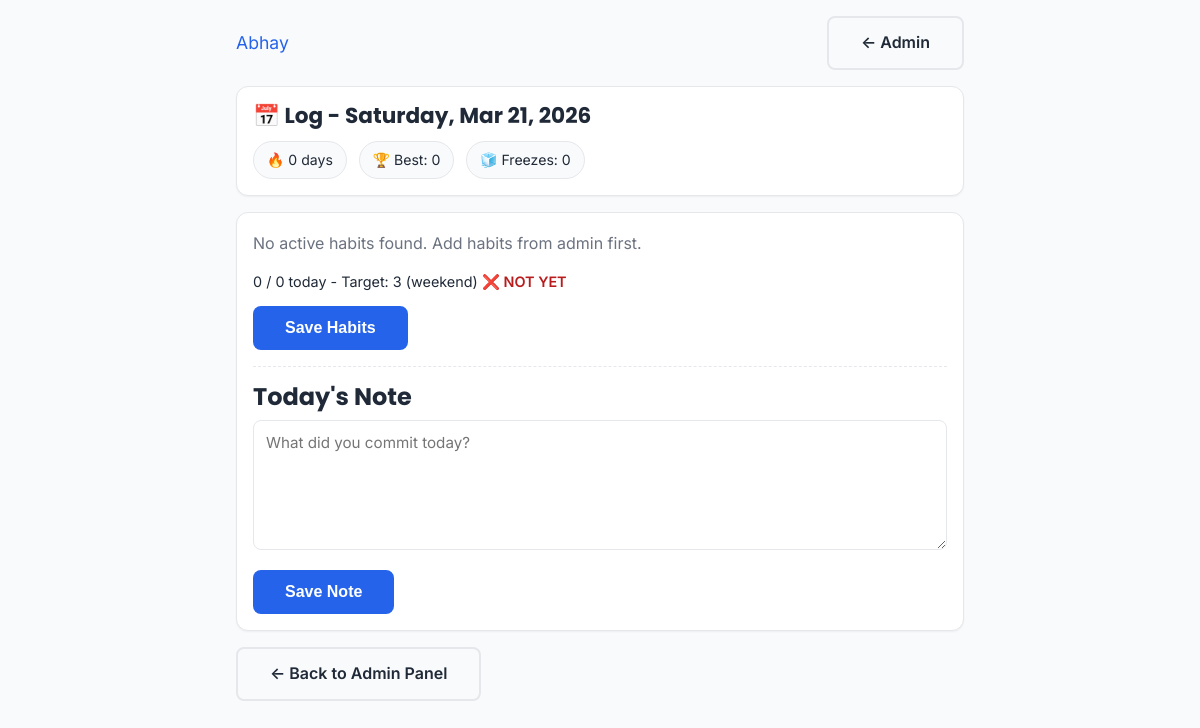
The app's page /log.php (signed in), older data.
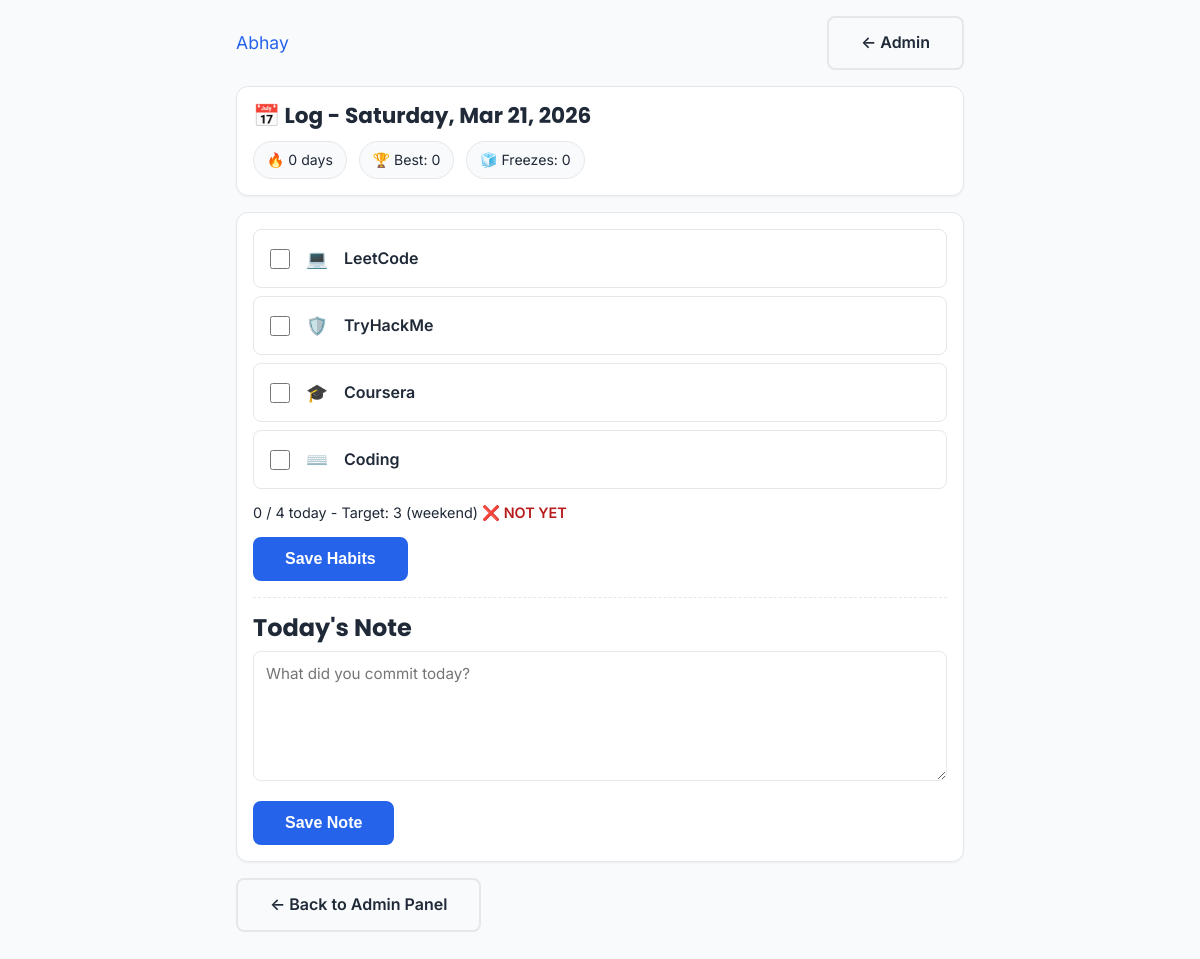
The same page, newer data.
### tables this page shows
CREATE TABLE IF NOT EXISTS `habits` (
  `id`         INT UNSIGNED  NOT NULL AUTO_INCREMENT,
  `name`       VARCHAR(100)  NOT NULL,
  `emoji`      VARCHAR(20)   NOT NULL DEFAULT '',
  `is_active`  TINYINT(1)    NOT NULL DEFAULT 1,
  `sort_order` SMALLINT      NOT NULL DEFAULT 0,
  `created_at` TIMESTAMP     NOT NULL DEFAULT CURRENT_TIMESTAMP,
  PRIMARY KEY (`id`)
);

### config.php (called while the page is built, shortened)
<?php
function db() {
    return $GLOBALS['_db'];
}
function e($s) {
    return htmlspecialchars((string)$s, ENT_QUOTES, 'UTF-8');
}

### log.php (the view, shortened to what this page needs)
<?php
require_once __DIR__ . '/config.php';
function habitTargetForDate($logDate) {
    $dayOfWeek = (int)date('N', strtotime($logDate));
    return ($dayOfWeek >= 6) ? 3 : 1;
}
function loadStreakStateFromDb() {
    $state = array(
        'current_streak' => 0,
        'best_streak' => 0,
        'freeze_balance' => 0,
        'last_active_date' => '',
    );
    $r = db()->query('SELECT setting_key, setting_value FROM streak_state');
    if ($r) {
        while ($row = $r->fetch_assoc()) {
            if ($row['setting_key'] === 'current_streak') {
                $state['current_streak'] = (int)$row['setting_value'];
            }
            if ($row['setting_key'] === 'best_streak') {
                $state['best_streak'] = (int)$row['setting_value'];
            }
            if ($row['setting_key'] === 'freeze_balance') {
                $state['freeze_balance'] = (int)$row['setting_value'];
            }
            if ($row['setting_key'] === 'last_active_date') {
                $state['last_active_date'] = (string)$row['setting_value'];
            }
        }
    }
    return $state;
}
$today = date('Y-m-d');
$todayLong = date('l, M j, Y', strtotime($today));
$habits = array();
$todayLogMap = array();
$todayNote = array('note' => '', 'created_at' => '', 'updated_at' => '');
$streakState = array(
    'current_streak' => 0,
    'best_streak' => 0,
    'freeze_balance' => 0,
    'last_active_date' => '',
);
$tableError = '';
if ($tableError === '') {
    $r = db()->query('SELECT id, name, emoji, is_active, sort_order FROM habits WHERE is_active = 1 ORDER BY sort_order ASC, id ASC');
    if ($r) {
        while ($row = $r->fetch_assoc()) {
            $habits[] = $row;
        }
    }
    $streakState = loadStreakStateFromDb();
}
$completedToday = 0;
$target = habitTargetForDate($today);
$targetMet = ($completedToday >= $target);
?>
<!doctype html>
<html lang="en">
<head>
  <link rel="stylesheet" href="assets/css/style.css" />
</head>
<body>
  <div class="log-wrap">
    <div class="log-topbar">
      <a href="index.php" class="logo" style="font-size:1.1rem;">Abhay</a>
      <a href="admin.php?tab=habits" class="btn btn-secondary">&larr; Admin</a>
    </div>
    <div class="log-card">
      <h1 class="log-title">📅 Log - <?php echo e($todayLong); ?></h1>
      <div class="streak-bar">
        <div class="streak-pill">🔥 <?php echo (int)$streakState['current_streak']; ?> days</div>
        <div class="streak-pill">🏆 Best: <?php echo (int)$streakState['best_streak']; ?></div>
        <div class="streak-pill">🧊 Freezes: <?php echo (int)$streakState['freeze_balance']; ?></div>
      </div>
    </div>
    <?php if ($tableError !== ''): ?>
      <div class="log-error"><?php echo e($tableError); ?></div>
    <?php else: ?>
      <div class="log-card">
        <form method="POST">
          <?php if (empty($habits)): ?>
            <p style="margin:0;color:var(--text-light);">No active habits found. Add habits from admin first.</p>
          <?php else: ?>
            <?php foreach ($habits as $h): ?>
              <?php $hid = (int)$h['id']; ?>
              <label class="log-habit-row" for="habit_<?php echo $hid; ?>">
                <input id="habit_<?php echo $hid; ?>" type="checkbox" name="habit_<?php echo $hid; ?>" value="1" <?php echo (isset($todayLogMap[$hid]) && (int)$todayLogMap[$hid] === 1) ? 'checked' : ''; ?> />
                <span style="font-size:1.1rem;"><?php echo e($h['emoji'] !== '' ? $h['emoji'] : '✅'); ?></span>
                <span style="font-weight:600;color:var(--text-dark);"><?php echo e($h['name']); ?></span>
              </label>
            <?php endforeach; ?>
          <?php endif; ?>
          <div class="log-progress">
            <?php echo (int)$completedToday; ?> / <?php echo count($habits); ?> today - Target: <?php echo (int)$target; ?> (<?php echo ((int)date('N') >= 6) ? 'weekend' : 'weekday'; ?>)
            <?php if ($targetMet): ?>
              <span class="ok">✅ MET</span>
            <?php else: ?>
              <span class="no">❌ NOT YET</span>
            <?php endif; ?>
          </div>
          <div class="log-actions">
            <button type="submit" class="btn btn-primary">Save Habits</button>
          </div>
        </form>
        <div class="log-divider"></div>
        <h3 style="margin-bottom:.5rem;">Today's Note</h3>
        <form method="POST">
          <textarea class="log-textarea" name="note" maxlength="1000" placeholder="What did you commit today?"><?php echo e(isset($todayNote['note']) ? $todayNote['note'] : ''); ?></textarea>
          <div class="log-actions">
            <button type="submit" class="btn btn-primary">Save Note</button>
          </div>
        </form>
      </div>
      <a href="admin.php?tab=habits" class="btn btn-secondary">&larr; Back to Admin Panel</a>
    <?php endif; ?>
  </div>
</body>
</html>

### assets/css/style.css (style rules this page uses)
:root { --primary-color: #2563eb; --primary-hover: #1d4ed8; --secondary-color: #64748b; --text-dark: #1f2937; --text-light: #6b7280; --bg-light: #ffffff; --bg-gray: #f9fafb; --border-color: #e5e7eb; --shadow-sm: 0 1px 2px rgba(0, 0, 0, 0.05); --shadow-md: 0 4px 6px rgba(0, 0, 0, 0.1); --shadow-lg: 0 10px 15px rgba(0, 0, 0, 0.1); --transition: all 0.3s ease; }
* { margin: 0; padding: 0; box-sizing: border-box; }
html { scroll-behavior: smooth; }
body { font-family: 'Inter', system-ui, -apple-system, sans-serif; font-size: 16px; line-height: 1.6; color: var(--text-dark); background-color: var(--bg-light); font-synthesis: none; text-rendering: optimizeLegibility; -webkit-font-smoothing: antialiased; -moz-osx-font-smoothing: grayscale; }
h1, h2, h3, h4, h5, h6 { font-family: 'Poppins', sans-serif; font-weight: 700; line-height: 1.2; margin-bottom: 1rem; }
h1 { font-size: 3.5rem; }
h3 { font-size: 1.5rem; }
a { color: var(--primary-color); text-decoration: none; transition: var(--transition); }
.btn { display: inline-flex; align-items: center; justify-content: center; padding: 0.75rem 2rem; min-height: 44px; border-radius: 0.5rem; font-weight: 600; font-size: 1rem; border: none; cursor: pointer; transition: var(--transition); text-align: center; }
.btn-primary { background-color: var(--primary-color); color: white; }
.btn-secondary { background-color: var(--bg-gray); color: var(--text-dark); border: 2px solid var(--border-color); }
p { margin-bottom: 1rem; color: var(--text-light); line-height: 1.8; }

### log.php (style rules this page uses)
body { background: var(--bg-gray); }
.log-wrap { max-width: 760px; margin: 0 auto; padding: 1rem 1rem 3rem 1rem; }
.log-topbar { display:flex; justify-content:space-between; align-items:center; gap:.75rem; margin-bottom:1rem; }
.log-card { background: var(--bg-light); border:1px solid var(--border-color); border-radius: 12px; padding: 1rem; box-shadow: var(--shadow-sm); margin-bottom: 1rem; }
.log-title { margin: 0; font-size: 1.35rem; color: var(--text-dark); }
.streak-bar { display:flex; gap:.75rem; flex-wrap:wrap; margin-top:.75rem; }
.streak-pill { background: var(--bg-gray); border:1px solid var(--border-color); border-radius: 999px; padding:.45rem .8rem; font-size:.88rem; color: var(--text-dark); }
.log-habit-row { display:flex; align-items:center; gap:1rem; padding:.9rem 1rem; border:1px solid var(--border-color); border-radius:8px; margin-bottom:.5rem; cursor:pointer; transition:background-color .15s ease; min-height:44px; }
.log-habit-row input[type="checkbox"] { width:20px; height:20px; cursor:pointer; flex-shrink:0; }
.log-progress { margin-top: .75rem; font-size: .9rem; color: var(--text-dark); }
.log-progress .no { color: #b91c1c; font-weight: 600; }
.log-divider { border-top: 1px dashed var(--border-color); margin: 1rem 0; }
.log-textarea { width:100%; min-height:130px; border:1px solid var(--border-color); border-radius:8px; padding:.75rem; font-family:inherit; font-size:.95rem; color:var(--text-dark); background:var(--bg-light); resize:vertical; }
.log-actions { margin-top:.8rem; display:flex; gap:.6rem; flex-wrap:wrap; }

Row changes from the older to the newer data that the page shows:
added habits: emoji "💻", name "LeetCode"
added habits: emoji "🛡️", name "TryHackMe"
added habits: emoji "🎓", name "Coursera"
added habits: emoji "⌨️", name "Coding"
Text that changed along with them:
count($habits): "0" → "4"
text no longer shown: "No active habits found. Add habits from admin first."
